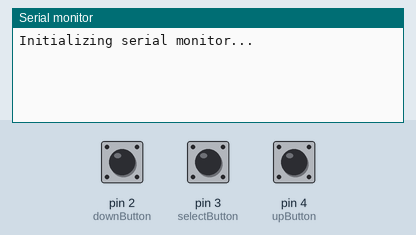
This sketch was run on a simulated Arduino Uno, built with avr-gcc and run on an emulated ATmega328P. Shown: the last lines printed to the serial monitor. The test bench sets the inputs (shaded band); at power-on: pin 2 (downButton) LOW, pin 3 (selectButton) LOW, pin 4 (upButton) LOW.

Above: at 1.2 s.
1.3 s: pin 2 (downButton) pulled HIGH for 0.15 s
At 2.4 s:
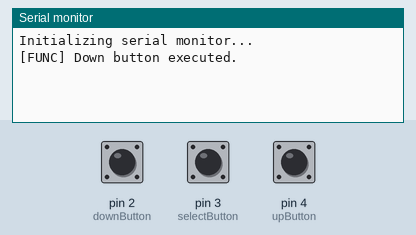
2.9 s: pin 3 (selectButton) pulled HIGH for 0.15 s
At 3.6 s:
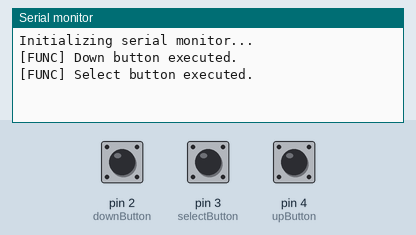
4.5 s: pin 4 (upButton) pulled HIGH for 0.15 s
At 6.0 s:
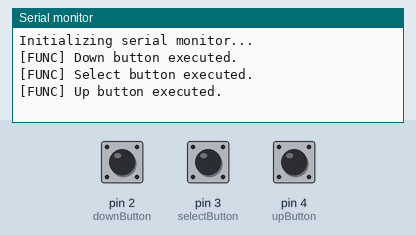

The sketch:

button.ino
```cpp
#include <LiquidCrystal_I2C.h>

// Define pins
const int downButton = 2;
const int selectButton = 3;
const int upButton = 4;
/* DOWN BUTTON */
int downButtonState = 0;
int lastDownButtonState = 0;
bool downButtonPressed = false;
/* SELECT BUTTON */
int selectButtonState = 0;
int lastSelectButtonState = 0;
bool selectButtonPressed = false;
/* UP BUTTON */
int upButtonState = 0;
int lastUpButtonState = 0;
bool upButtonPressed = false;

// unsigned long lastDebounceTime = 0;
// unsigned long debounceDelay = 50;

String course[] = {"Creative Computing", "Psychology", "Cyber Security"};
String year[] = {"Year 1", "Year 2", "Year 3"};
String group[] = {"Group 1", "Group 2", "Group 3"};
int selectedCourseIndex = 0;

LiquidCrystal_I2C lcd(0x27, 20, 4);

void setup() {
  Serial.begin(9600);
  // lcd.init();
  // lcd.backlight();

  Serial.println("\nInitializing serial monitor...");
  // Initialize buttons as input
  pinMode(downButton, INPUT);
  pinMode(selectButton, INPUT);
  pinMode(upButton, INPUT);
}

void loop() {
  theButton();
}

void theButton() {
  /* ---- DOWN BUTTON ---- */
  downButtonState = digitalRead(downButton);

  // check if the button is pressed and was not pressed previously
  if (downButtonState == HIGH && lastDownButtonState == LOW) {
    downButtonPressed = true;
  }
  // update lastButtonState
  lastDownButtonState = downButtonState;


  // if the button has been pressed, do something
  if (downButtonPressed) {
    /* INSERT DOWN FUNCTION HERE */
    Serial.print("[FUNC] Down button executed.\n");

    // set back to false to prevent multiple executions
    downButtonPressed = false;
    delay(500);
  }


  /* ---- SELECT BUTTON ---- */
  selectButtonState = digitalRead(selectButton);

  // check if button is pressed and not pressed before
  if (selectButtonState == HIGH && lastSelectButtonState == LOW) {
    selectButtonPressed = true;
  }
  // update lastButtonState
  lastSelectButtonState = selectButtonState;


  // if the button has been pressed, do something
  if (selectButtonPressed) {
    /* INSERT SELECT FUNCTION HERE */
    Serial.print("[FUNC] Select button executed.\n");

    // set back to false to prevent multiple executions
    selectButtonPressed = false;
    delay(500);
  }

  /* ---- UP BUTTON ---- */
  upButtonState = digitalRead(upButton);

  // check if button is pressed and not pressed before
  if (upButtonState == HIGH && lastUpButtonState == LOW) {
    upButtonPressed = true;
  }
  // update lastButtonState
  lastUpButtonState = upButtonState;


  // if the button has been pressed, do something
  if (upButtonPressed) {
    /* INSERT UP FUNCTION HERE */
    Serial.print("[FUNC] Up button executed.\n");

    // set back to false to prevent multiple executions
    upButtonPressed = false;
    delay(500);
  }

}
```

Measured:
- after the input at 1.3 s, the serial monitor: prints a new line at once (image 1)
- after the input at 2.9 s, the serial monitor: prints a new line at once (image 2)
- after the input at 4.5 s, the serial monitor: prints a new line at once (image 3)
